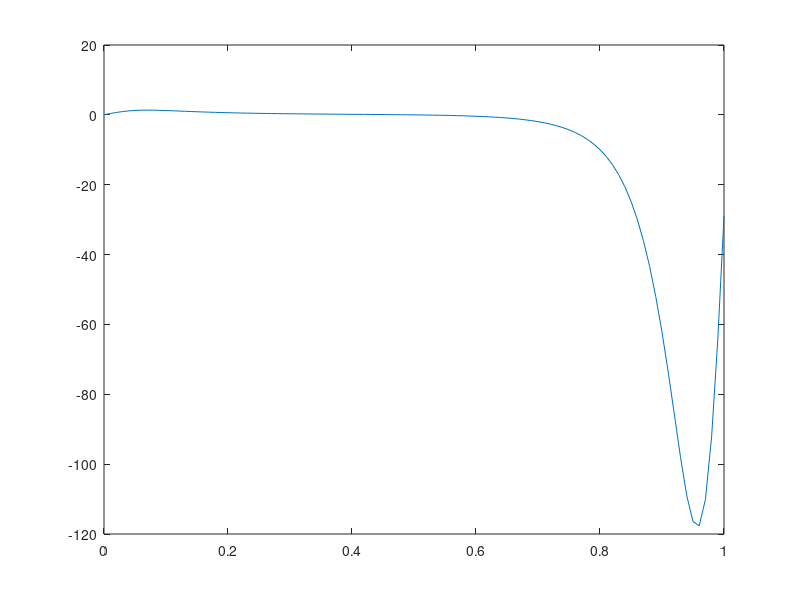

The MATLAB script that drew this image:
Z=[0:0.01:1];
R=0.1;
nu=0.4;gamma=2.6025;beta=1.1757;H=0.5;
delta=3-4.*nu;
delta2=1-2.*nu;
A=delta+(1./delta);
B=4./delta;
C=(delta.^2+1)./(1-delta)-1./delta.*(delta-1).^2;
I1=delta.*(Z.*R./(Z.^2+R.^2).^(3/2)...
 -delta2.*((Z.^2+R.^2).^(1/2)-Z)./R.*(Z.^2+R.^2).^(1/2));
A1=Z+2.*H;
I2=3.*delta.*B.*H.^2.*Z.*R.*(R.^2-4.*A1.^2)./(A1.^2+R.^2).^(7/2)+....
3.*H.*R.*A1.*(delta.*delta2.*B.*H-2.*(Z-H))./(A1.^2+R.^2).^(5/2)+....
(Z.*(1-delta.*A)+2.*H.*delta2).*R./(A1.^2+R.^2).^(3/2)+....
delta.*delta2.*(1+A).*((A1.^2+R.^2).^(1/2)-A1)./R.*(A1.^2+R.^2).^(1/2);
A2=Z+4.*H;
I3=-30.*R.*A2.*B.*H.^3.*(Z-H).*(3.*R.^2-4.*A2.^2)./(A2.^2+R.^2).^(9/2)+....
3.*(2.*delta2.*H+Z).*B.*H.^2.*R.*(R.^2-4.*A2.^2)./(A2.^2+R.^2).^(7/2)+....
3.*R.*H.*A2.*(2.*A.*(Z-H)-delta.*delta2.*B.*H)./(A2.^2+R.^2).^(5/2)-...
(2.*H.*delta2+Z).*A.*R./(A2.^2+R.^2).^(3/2)-...
delta.*delta2.*A.*((A2.^2+R.^2).^(1/2)-A2)./R.*(A2.^2+R.^2).^(1/2);
A3=Z+gamma.*H;
I4=delta.*(-3.*beta.*H.^2.*Z.*R.*(R.^2-4.*A3.^2)./(A3.^2+R.^2).^(7/2)-....
3.*beta.*H.^2.*R.*delta2.*A3./(A3.^2+R.^2).^(5/2)+....
C.*Z.*R./(A3.^2+R.^2).^(3/2)-...
C.*delta2.*((A3.^2+R.^2).^(1/2)-A3)./R.*(A3.^2+R.^2).^(1/2));
A4=Z+(gamma+2).*H;
I5=30.*beta.*H.^3.*(Z-H).*(3.*R.^2-4.*A4.^2).*R.*A4./(A4.^2+R.^2).^(9/2)-....
3.*(2.*delta2.*H+Z).*beta.*H.^2.*R.*(R.^2-4.*A4.^2)./(A4.^2+R.^2).^(7/2)+....
3.*H.*(delta.*delta2.*beta.*H-2.*C.*(Z-H)).*R.*A4./(A4.^2+R.^2).^(5/2)+...
(2.*H.*delta2+Z).*C.*R./(A4.^2+R.^2).^(3/2)+...
delta.*delta2.*C.*((A4.^2+R.^2).^(1/2)-A4)./R.*(A4.^2+R.^2).^(1/2);
A5=2.*H-Z;
I6=-6.*H.*(Z-H).*R.*A5./(A5.^2+R.^2).^(5/2)-...
(2.*H.*delta2+Z).*R./(A5.^2+R.^2).^(3/2)+....
delta.*delta2.*((A5.^2+R.^2).^(1/2)-A5)./R.*(A5.^2+R.^2).^(1/2);
A6=4.*H-Z;
I7=-30.*B.*H.^3.*(Z-H).*R.*A6.*(3.*R.^2-4.*A6.^2)./(A6.^2+R.^2).^(9/2)-....
3.*(2.*delta2.*H+Z).*B.*H.^2.*R.*(R.^2-4.*A6.^2)./(A6.^2+R.^2).^(7/2)+....
3.*H.*(2.*A.*(Z-H)-delta.*delta2.*B.*H).*R.*A6./(A6.^2+R.^2).^(5/2)+...
(Z.*(A-delta)+2.*H.*delta2.*A).*R./(A6.^2+R.^2).^(3/2)-...
delta.*delta2.*(1+A).*((A6.^2+R.^2).^(1/2)-A6)./R.*(A6.^2+R.^2).^(1/2);
A7=6.*H-Z;
I8=delta.*(-3.*B.*H.^2.*Z.*R.*(R.^2-4.*A7.^2)./(A7.^2+R.^2).^(7/2)+....
3.*delta2.*B.*H.^2.*R.*A7./(A7.^2+R.^2).^(5/2)+A.*Z.*R./(A7.^2+R.^2).^(3/2)...
+A.*delta2.*((A7.^2+R.^2).^(1/2)-A7)./R.*(A7.^2+R.^2).^(1/2));
A8=(gamma+4).*H-Z;
I9=delta.*(-3.*beta.*H.^2.*Z.*R.*(R.^2-4.*A8.^2)./(A8.^2+R.^2).^(7/2)+....
3.*delta2.*beta.*H.^2.*R.*A8./(A8.^2+R.^2).^(5/2)+....
C.*Z.*R./(A8.^2+R.^2).^(3/2)+...
C.*delta2.*((A8.^2+R.^2).^(1/2)-A8)./R.*(A8.^2+R.^2).^(1/2));
A9=(gamma+2).*H-Z;
I10=-30.*R.*A9.*beta.*H.^3.*(Z-H).*(3.*R.^2-4.*A9.^2)./(A9.^2+R.^2).^(9/2)-....
3.*(2.*delta2.*H+Z).*beta.*H.^2.*R.*(R.^2-4.*A9.^2)./(A9.^2+R.^2).^(7/2)+....
3.*H.*R.*A9.*(2.*(Z-H).*C-beta.*delta.*delta2.*H)./(A9.^2+R.^2).^(5/2)+...
(2.*H.*delta2+Z).*C.*R./(A9.^2+R.^2).^(3/2)-...
delta.*delta2.*C.*((A9.^2+R.^2).^(1/2)-A9)./R.*(A9.^2+R.^2).^(1/2);
u=(I1+I2+I3+I4+I5+I6+I7+I8-I9-I10)./4;
Ur=real(u);
XX=[Z;Ur];
fid=fopen('F8.txt','wt');
fprintf(fid,'%-10.6f %-10.6f \n',XX);
fclose(fid);
% subplot(3,2,1)
%       plot(X,SIGMA11)
%      hold on
% plot(X,SIGMA12)
% hold on
% subplot(3,2,2)
   plot(Z,Ur)
    hold on
